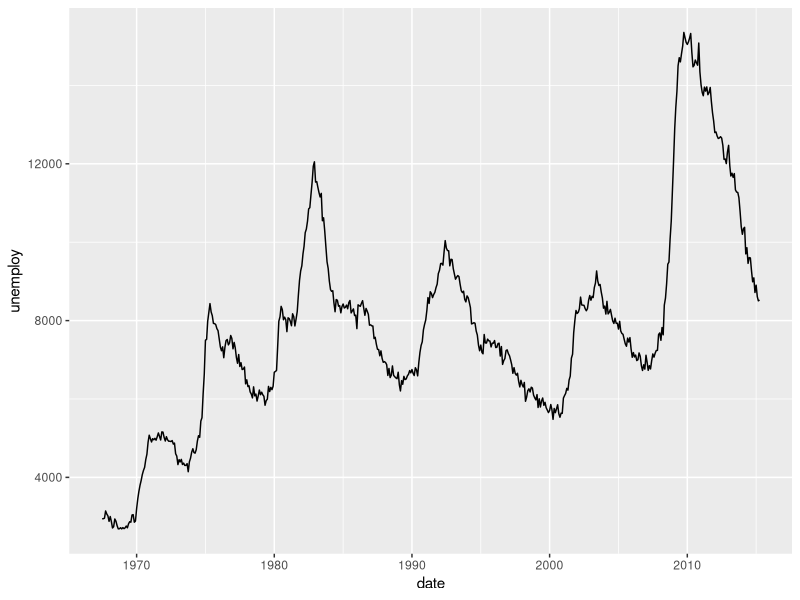

Source code (R):
# 1) en un fichero llamado apartado1.R una gráfica con una línea temporal 
# representando la variable "unemploy" (tiempo = eje X)

library(ggplot2)
eco <- economics # guardamos la base de datos en un nuevo objeto para que sea mas facil de usar
economics_long

ggplot(eco ,aes(x = date, y = unemploy)) + geom_line() # creamos un grafico de linea normal
# usando en el eje de las x a la variable fecha y en el de las y unemploy y lo representamos.
# La base de datos economics_long no tiene grafico porque no contiene la variable
# unemploy que nos pide representar el ejercicio. 

